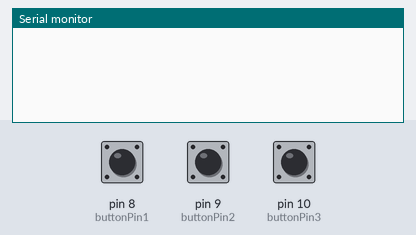
Recording of a sketch running on a simulated Arduino Uno, built with avr-gcc and run on an emulated ATmega328P. Parts: the last lines printed to the serial monitor. The test bench sets the inputs (shaded band); at power-on: pin 8 (buttonPin1) LOW, pin 9 (buttonPin2) LOW, pin 10 (buttonPin3) LOW.

Above: at 1.2 s.
1.3 s: pin 8 (buttonPin1) pulled HIGH for 0.15 s
At 2.6 s:
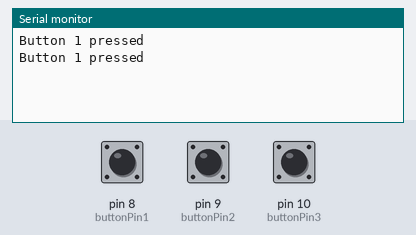
2.9 s: pin 9 (buttonPin2) pulled HIGH for 0.15 s
At 4.0 s:
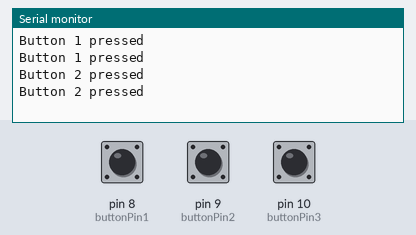
4.5 s: pin 10 (buttonPin3) pulled HIGH for 0.15 s
At 5.2 s:
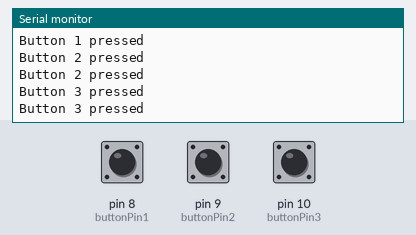
Timing chart, 0 to 7.5 s (numbered marks = the images above; inputs shaded):
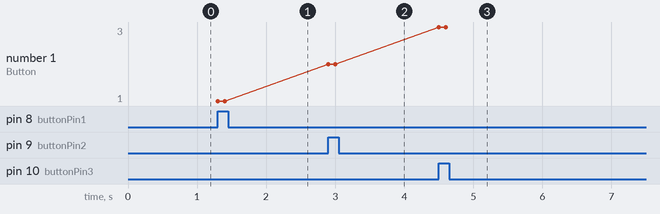

Measured:
- after the input at 1.3 s, the serial monitor: prints a new line at once (image 1)
- after the input at 2.9 s, the serial monitor: prints a new line at once (image 2)
- after the input at 4.5 s, the serial monitor: prints a new line at once (image 3)
- plotted number 1: 1 → 2 after the input at 2.9 s, 2 → 3 after the input at 4.5 s

The sketch:

ButtonDemo.ino
```cpp
const int buttonPin1 = 8;
const int buttonPin2 = 9;
const int buttonPin3 = 10;

int buttonState1 = 0;
int buttonState2 = 0;
int buttonState3 = 0;

void setup() {
  Serial.begin(9600);
  pinMode(buttonPin1, INPUT); // Keep as INPUT for external pull-down
  pinMode(buttonPin2, INPUT);
  pinMode(buttonPin3, INPUT);
}

void loop() {
  buttonState1 = digitalRead(buttonPin1);
  buttonState2 = digitalRead(buttonPin2);
  buttonState3 = digitalRead(buttonPin3);

  if (buttonState1 == HIGH) {
    Serial.println("Button 1 pressed");
  }
  if (buttonState2 == HIGH) {
    Serial.println("Button 2 pressed");
  }
  if (buttonState3 == HIGH) {
    Serial.println("Button 3 pressed");
  }
  delay(100);
}
```
